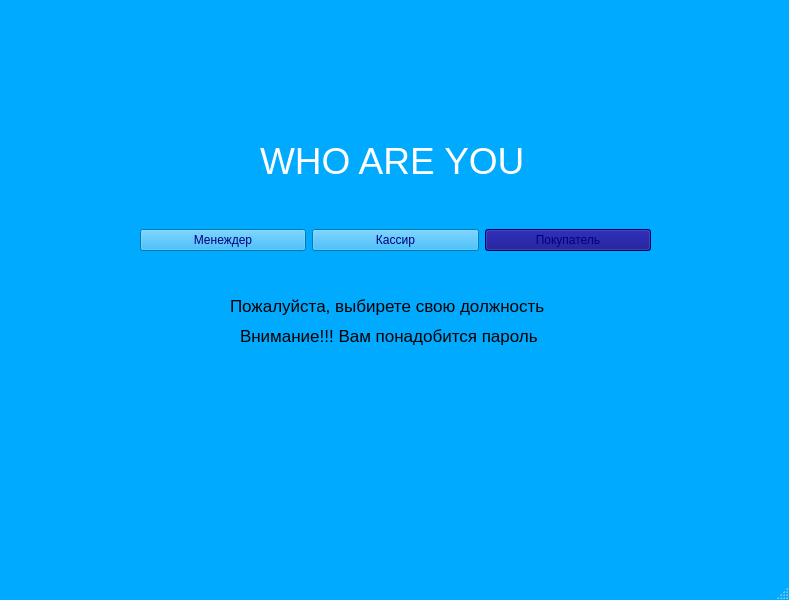
<?xml version="1.0" encoding="UTF-8"?>
<ui version="4.0">
 <class>MainWindow</class>
 <widget class="QMainWindow" name="MainWindow">
  <property name="geometry">
   <rect>
    <x>0</x>
    <y>0</y>
    <width>789</width>
    <height>600</height>
   </rect>
  </property>
  <property name="palette">
   <palette>
    <active>
     <colorrole role="WindowText">
      <brush brushstyle="SolidPattern">
       <color alpha="255">
        <red>0</red>
        <green>0</green>
        <blue>0</blue>
       </color>
      </brush>
     </colorrole>
     <colorrole role="Button">
      <brush brushstyle="SolidPattern">
       <color alpha="255">
        <red>0</red>
        <green>170</green>
        <blue>255</blue>
       </color>
      </brush>
     </colorrole>
     <colorrole role="Light">
      <brush brushstyle="SolidPattern">
       <color alpha="255">
        <red>127</red>
        <green>213</green>
        <blue>255</blue>
       </color>
      </brush>
     </colorrole>
     <colorrole role="Midlight">
      <brush brushstyle="SolidPattern">
       <color alpha="255">
        <red>63</red>
        <green>191</green>
        <blue>255</blue>
       </color>
      </brush>
     </colorrole>
     <colorrole role="Dark">
      <brush brushstyle="SolidPattern">
       <color alpha="255">
        <red>0</red>
        <green>85</green>
        <blue>127</blue>
       </color>
      </brush>
     </colorrole>
     <colorrole role="Mid">
      <brush brushstyle="SolidPattern">
       <color alpha="255">
        <red>0</red>
        <green>113</green>
        <blue>170</blue>
       </color>
      </brush>
     </colorrole>
     <colorrole role="Text">
      <brush brushstyle="SolidPattern">
       <color alpha="255">
        <red>0</red>
        <green>0</green>
        <blue>0</blue>
       </color>
      </brush>
     </colorrole>
     <colorrole role="BrightText">
      <brush brushstyle="SolidPattern">
       <color alpha="255">
        <red>255</red>
        <green>255</green>
        <blue>255</blue>
       </color>
      </brush>
     </colorrole>
     <colorrole role="ButtonText">
      <brush brushstyle="SolidPattern">
       <color alpha="255">
        <red>0</red>
        <green>0</green>
        <blue>0</blue>
       </color>
      </brush>
     </colorrole>
     <colorrole role="Base">
      <brush brushstyle="SolidPattern">
       <color alpha="255">
        <red>255</red>
        <green>255</green>
        <blue>255</blue>
       </color>
      </brush>
     </colorrole>
     <colorrole role="Window">
      <brush brushstyle="SolidPattern">
       <color alpha="255">
        <red>0</red>
        <green>170</green>
        <blue>255</blue>
       </color>
      </brush>
     </colorrole>
     <colorrole role="Shadow">
      <brush brushstyle="SolidPattern">
       <color alpha="255">
        <red>0</red>
        <green>0</green>
        <blue>0</blue>
       </color>
      </brush>
     </colorrole>
     <colorrole role="AlternateBase">
      <brush brushstyle="SolidPattern">
       <color alpha="255">
        <red>127</red>
        <green>212</green>
        <blue>255</blue>
       </color>
      </brush>
     </colorrole>
     <colorrole role="ToolTipBase">
      <brush brushstyle="SolidPattern">
       <color alpha="255">
        <red>255</red>
        <green>255</green>
        <blue>220</blue>
       </color>
      </brush>
     </colorrole>
     <colorrole role="ToolTipText">
      <brush brushstyle="SolidPattern">
       <color alpha="255">
        <red>0</red>
        <green>0</green>
        <blue>0</blue>
       </color>
      </brush>
     </colorrole>
    </active>
    <inactive>
     <colorrole role="WindowText">
      <brush brushstyle="SolidPattern">
       <color alpha="255">
        <red>0</red>
        <green>0</green>
        <blue>0</blue>
       </color>
      </brush>
     </colorrole>
     <colorrole role="Button">
      <brush brushstyle="SolidPattern">
       <color alpha="255">
        <red>0</red>
        <green>170</green>
        <blue>255</blue>
       </color>
      </brush>
     </colorrole>
     <colorrole role="Light">
      <brush brushstyle="SolidPattern">
       <color alpha="255">
        <red>127</red>
        <green>213</green>
        <blue>255</blue>
       </color>
      </brush>
     </colorrole>
     <colorrole role="Midlight">
      <brush brushstyle="SolidPattern">
       <color alpha="255">
        <red>63</red>
        <green>191</green>
        <blue>255</blue>
       </color>
      </brush>
     </colorrole>
     <colorrole role="Dark">
      <brush brushstyle="SolidPattern">
       <color alpha="255">
        <red>0</red>
        <green>85</green>
        <blue>127</blue>
       </color>
      </brush>
     </colorrole>
     <colorrole role="Mid">
      <brush brushstyle="SolidPattern">
       <color alpha="255">
        <red>0</red>
        <green>113</green>
        <blue>170</blue>
       </color>
      </brush>
     </colorrole>
     <colorrole role="Text">
      <brush brushstyle="SolidPattern">
       <color alpha="255">
        <red>0</red>
        <green>0</green>
        <blue>0</blue>
       </color>
      </brush>
     </colorrole>
     <colorrole role="BrightText">
      <brush brushstyle="SolidPattern">
       <color alpha="255">
        <red>255</red>
        <green>255</green>
        <blue>255</blue>
       </color>
      </brush>
     </colorrole>
     <colorrole role="ButtonText">
      <brush brushstyle="SolidPattern">
       <color alpha="255">
        <red>0</red>
        <green>0</green>
        <blue>0</blue>
       </color>
      </brush>
     </colorrole>
     <colorrole role="Base">
      <brush brushstyle="SolidPattern">
       <color alpha="255">
        <red>255</red>
        <green>255</green>
        <blue>255</blue>
       </color>
      </brush>
     </colorrole>
     <colorrole role="Window">
      <brush brushstyle="SolidPattern">
       <color alpha="255">
        <red>0</red>
        <green>170</green>
        <blue>255</blue>
       </color>
      </brush>
     </colorrole>
     <colorrole role="Shadow">
      <brush brushstyle="SolidPattern">
       <color alpha="255">
        <red>0</red>
        <green>0</green>
        <blue>0</blue>
       </color>
      </brush>
     </colorrole>
     <colorrole role="AlternateBase">
      <brush brushstyle="SolidPattern">
       <color alpha="255">
        <red>127</red>
        <green>212</green>
        <blue>255</blue>
       </color>
      </brush>
     </colorrole>
     <colorrole role="ToolTipBase">
      <brush brushstyle="SolidPattern">
       <color alpha="255">
        <red>255</red>
        <green>255</green>
        <blue>220</blue>
       </color>
      </brush>
     </colorrole>
     <colorrole role="ToolTipText">
      <brush brushstyle="SolidPattern">
       <color alpha="255">
        <red>0</red>
        <green>0</green>
        <blue>0</blue>
       </color>
      </brush>
     </colorrole>
    </inactive>
    <disabled>
     <colorrole role="WindowText">
      <brush brushstyle="SolidPattern">
       <color alpha="255">
        <red>0</red>
        <green>85</green>
        <blue>127</blue>
       </color>
      </brush>
     </colorrole>
     <colorrole role="Button">
      <brush brushstyle="SolidPattern">
       <color alpha="255">
        <red>0</red>
        <green>170</green>
        <blue>255</blue>
       </color>
      </brush>
     </colorrole>
     <colorrole role="Light">
      <brush brushstyle="SolidPattern">
       <color alpha="255">
        <red>127</red>
        <green>213</green>
        <blue>255</blue>
       </color>
      </brush>
     </colorrole>
     <colorrole role="Midlight">
      <brush brushstyle="SolidPattern">
       <color alpha="255">
        <red>63</red>
        <green>191</green>
        <blue>255</blue>
       </color>
      </brush>
     </colorrole>
     <colorrole role="Dark">
      <brush brushstyle="SolidPattern">
       <color alpha="255">
        <red>0</red>
        <green>85</green>
        <blue>127</blue>
       </color>
      </brush>
     </colorrole>
     <colorrole role="Mid">
      <brush brushstyle="SolidPattern">
       <color alpha="255">
        <red>0</red>
        <green>113</green>
        <blue>170</blue>
       </color>
      </brush>
     </colorrole>
     <colorrole role="Text">
      <brush brushstyle="SolidPattern">
       <color alpha="255">
        <red>0</red>
        <green>85</green>
        <blue>127</blue>
       </color>
      </brush>
     </colorrole>
     <colorrole role="BrightText">
      <brush brushstyle="SolidPattern">
       <color alpha="255">
        <red>255</red>
        <green>255</green>
        <blue>255</blue>
       </color>
      </brush>
     </colorrole>
     <colorrole role="ButtonText">
      <brush brushstyle="SolidPattern">
       <color alpha="255">
        <red>0</red>
        <green>85</green>
        <blue>127</blue>
       </color>
      </brush>
     </colorrole>
     <colorrole role="Base">
      <brush brushstyle="SolidPattern">
       <color alpha="255">
        <red>0</red>
        <green>170</green>
        <blue>255</blue>
       </color>
      </brush>
     </colorrole>
     <colorrole role="Window">
      <brush brushstyle="SolidPattern">
       <color alpha="255">
        <red>0</red>
        <green>170</green>
        <blue>255</blue>
       </color>
      </brush>
     </colorrole>
     <colorrole role="Shadow">
      <brush brushstyle="SolidPattern">
       <color alpha="255">
        <red>0</red>
        <green>0</green>
        <blue>0</blue>
       </color>
      </brush>
     </colorrole>
     <colorrole role="AlternateBase">
      <brush brushstyle="SolidPattern">
       <color alpha="255">
        <red>0</red>
        <green>170</green>
        <blue>255</blue>
       </color>
      </brush>
     </colorrole>
     <colorrole role="ToolTipBase">
      <brush brushstyle="SolidPattern">
       <color alpha="255">
        <red>255</red>
        <green>255</green>
        <blue>220</blue>
       </color>
      </brush>
     </colorrole>
     <colorrole role="ToolTipText">
      <brush brushstyle="SolidPattern">
       <color alpha="255">
        <red>0</red>
        <green>0</green>
        <blue>0</blue>
       </color>
      </brush>
     </colorrole>
    </disabled>
   </palette>
  </property>
  <property name="windowTitle">
   <string>MainWindow</string>
  </property>
  <widget class="QWidget" name="centralwidget">
   <widget class="QLabel" name="label">
    <property name="geometry">
     <rect>
      <x>260</x>
      <y>140</y>
      <width>311</width>
      <height>41</height>
     </rect>
    </property>
    <property name="palette">
     <palette>
      <active>
       <colorrole role="WindowText">
        <brush brushstyle="SolidPattern">
         <color alpha="255">
          <red>255</red>
          <green>255</green>
          <blue>255</blue>
         </color>
        </brush>
       </colorrole>
      </active>
      <inactive>
       <colorrole role="WindowText">
        <brush brushstyle="SolidPattern">
         <color alpha="255">
          <red>255</red>
          <green>255</green>
          <blue>255</blue>
         </color>
        </brush>
       </colorrole>
      </inactive>
      <disabled>
       <colorrole role="WindowText">
        <brush brushstyle="SolidPattern">
         <color alpha="255">
          <red>0</red>
          <green>49</green>
          <blue>127</blue>
         </color>
        </brush>
       </colorrole>
      </disabled>
     </palette>
    </property>
    <property name="font">
     <font>
      <pointsize>28</pointsize>
     </font>
    </property>
    <property name="text">
     <string>WHO ARE YOU</string>
    </property>
   </widget>
   <widget class="QWidget" name="horizontalLayoutWidget">
    <property name="geometry">
     <rect>
      <x>140</x>
      <y>190</y>
      <width>511</width>
      <height>101</height>
     </rect>
    </property>
    <layout class="QHBoxLayout" name="horizontalLayout">
     <item>
      <widget class="QPushButton" name="pushButton_2">
       <property name="palette">
        <palette>
         <active>
          <colorrole role="ButtonText">
           <brush brushstyle="SolidPattern">
            <color alpha="255">
             <red>0</red>
             <green>0</green>
             <blue>127</blue>
            </color>
           </brush>
          </colorrole>
         </active>
         <inactive>
          <colorrole role="ButtonText">
           <brush brushstyle="SolidPattern">
            <color alpha="255">
             <red>0</red>
             <green>0</green>
             <blue>127</blue>
            </color>
           </brush>
          </colorrole>
         </inactive>
         <disabled>
          <colorrole role="ButtonText">
           <brush brushstyle="SolidPattern">
            <color alpha="255">
             <red>0</red>
             <green>0</green>
             <blue>63</blue>
            </color>
           </brush>
          </colorrole>
         </disabled>
        </palette>
       </property>
       <property name="text">
        <string>Менеждер</string>
       </property>
      </widget>
     </item>
     <item>
      <widget class="QPushButton" name="pushButton_3">
       <property name="palette">
        <palette>
         <active>
          <colorrole role="ButtonText">
           <brush brushstyle="SolidPattern">
            <color alpha="255">
             <red>0</red>
             <green>0</green>
             <blue>127</blue>
            </color>
           </brush>
          </colorrole>
         </active>
         <inactive>
          <colorrole role="ButtonText">
           <brush brushstyle="SolidPattern">
            <color alpha="255">
             <red>0</red>
             <green>0</green>
             <blue>127</blue>
            </color>
           </brush>
          </colorrole>
         </inactive>
         <disabled>
          <colorrole role="ButtonText">
           <brush brushstyle="SolidPattern">
            <color alpha="255">
             <red>0</red>
             <green>0</green>
             <blue>63</blue>
            </color>
           </brush>
          </colorrole>
         </disabled>
        </palette>
       </property>
       <property name="text">
        <string>Кассир</string>
       </property>
      </widget>
     </item>
     <item>
      <widget class="QPushButton" name="pushButton">
       <property name="palette">
        <palette>
         <active>
          <colorrole role="WindowText">
           <brush brushstyle="SolidPattern">
            <color alpha="255">
             <red>255</red>
             <green>255</green>
             <blue>255</blue>
            </color>
           </brush>
          </colorrole>
          <colorrole role="Button">
           <brush brushstyle="SolidPattern">
            <color alpha="255">
             <red>0</red>
             <green>0</green>
             <blue>127</blue>
            </color>
           </brush>
          </colorrole>
          <colorrole role="Light">
           <brush brushstyle="SolidPattern">
            <color alpha="255">
             <red>0</red>
             <green>0</green>
             <blue>191</blue>
            </color>
           </brush>
          </colorrole>
          <colorrole role="Midlight">
           <brush brushstyle="SolidPattern">
            <color alpha="255">
             <red>0</red>
             <green>0</green>
             <blue>159</blue>
            </color>
           </brush>
          </colorrole>
          <colorrole role="Dark">
           <brush brushstyle="SolidPattern">
            <color alpha="255">
             <red>0</red>
             <green>0</green>
             <blue>63</blue>
            </color>
           </brush>
          </colorrole>
          <colorrole role="Mid">
           <brush brushstyle="SolidPattern">
            <color alpha="255">
             <red>0</red>
             <green>0</green>
             <blue>84</blue>
            </color>
           </brush>
          </colorrole>
          <colorrole role="Text">
           <brush brushstyle="SolidPattern">
            <color alpha="255">
             <red>255</red>
             <green>255</green>
             <blue>255</blue>
            </color>
           </brush>
          </colorrole>
          <colorrole role="BrightText">
           <brush brushstyle="SolidPattern">
            <color alpha="255">
             <red>255</red>
             <green>255</green>
             <blue>255</blue>
            </color>
           </brush>
          </colorrole>
          <colorrole role="ButtonText">
           <brush brushstyle="SolidPattern">
            <color alpha="255">
             <red>0</red>
             <green>0</green>
             <blue>127</blue>
            </color>
           </brush>
          </colorrole>
          <colorrole role="Base">
           <brush brushstyle="SolidPattern">
            <color alpha="255">
             <red>0</red>
             <green>0</green>
             <blue>0</blue>
            </color>
           </brush>
          </colorrole>
          <colorrole role="Window">
           <brush brushstyle="SolidPattern">
            <color alpha="255">
             <red>0</red>
             <green>0</green>
             <blue>127</blue>
            </color>
           </brush>
          </colorrole>
          <colorrole role="Shadow">
           <brush brushstyle="SolidPattern">
            <color alpha="255">
             <red>0</red>
             <green>0</green>
             <blue>0</blue>
            </color>
           </brush>
          </colorrole>
          <colorrole role="AlternateBase">
           <brush brushstyle="SolidPattern">
            <color alpha="255">
             <red>0</red>
             <green>0</green>
             <blue>63</blue>
            </color>
           </brush>
          </colorrole>
          <colorrole role="ToolTipBase">
           <brush brushstyle="SolidPattern">
            <color alpha="255">
             <red>255</red>
             <green>255</green>
             <blue>220</blue>
            </color>
           </brush>
          </colorrole>
          <colorrole role="ToolTipText">
           <brush brushstyle="SolidPattern">
            <color alpha="255">
             <red>0</red>
             <green>0</green>
             <blue>0</blue>
            </color>
           </brush>
          </colorrole>
         </active>
         <inactive>
          <colorrole role="WindowText">
           <brush brushstyle="SolidPattern">
            <color alpha="255">
             <red>255</red>
             <green>255</green>
             <blue>255</blue>
            </color>
           </brush>
          </colorrole>
          <colorrole role="Button">
           <brush brushstyle="SolidPattern">
            <color alpha="255">
             <red>0</red>
             <green>0</green>
             <blue>127</blue>
            </color>
           </brush>
          </colorrole>
          <colorrole role="Light">
           <brush brushstyle="SolidPattern">
            <color alpha="255">
             <red>0</red>
             <green>0</green>
             <blue>191</blue>
            </color>
           </brush>
          </colorrole>
          <colorrole role="Midlight">
           <brush brushstyle="SolidPattern">
            <color alpha="255">
             <red>0</red>
             <green>0</green>
             <blue>159</blue>
            </color>
           </brush>
          </colorrole>
          <colorrole role="Dark">
           <brush brushstyle="SolidPattern">
            <color alpha="255">
             <red>0</red>
             <green>0</green>
             <blue>63</blue>
            </color>
           </brush>
          </colorrole>
          <colorrole role="Mid">
           <brush brushstyle="SolidPattern">
            <color alpha="255">
             <red>0</red>
             <green>0</green>
             <blue>84</blue>
            </color>
           </brush>
          </colorrole>
          <colorrole role="Text">
           <brush brushstyle="SolidPattern">
            <color alpha="255">
             <red>255</red>
             <green>255</green>
             <blue>255</blue>
            </color>
           </brush>
          </colorrole>
          <colorrole role="BrightText">
           <brush brushstyle="SolidPattern">
            <color alpha="255">
             <red>255</red>
             <green>255</green>
             <blue>255</blue>
            </color>
           </brush>
          </colorrole>
          <colorrole role="ButtonText">
           <brush brushstyle="SolidPattern">
            <color alpha="255">
             <red>0</red>
             <green>0</green>
             <blue>127</blue>
            </color>
           </brush>
          </colorrole>
          <colorrole role="Base">
           <brush brushstyle="SolidPattern">
            <color alpha="255">
             <red>0</red>
             <green>0</green>
             <blue>0</blue>
            </color>
           </brush>
          </colorrole>
          <colorrole role="Window">
           <brush brushstyle="SolidPattern">
            <color alpha="255">
             <red>0</red>
             <green>0</green>
             <blue>127</blue>
            </color>
           </brush>
          </colorrole>
          <colorrole role="Shadow">
           <brush brushstyle="SolidPattern">
            <color alpha="255">
             <red>0</red>
             <green>0</green>
             <blue>0</blue>
            </color>
           </brush>
          </colorrole>
          <colorrole role="AlternateBase">
           <brush brushstyle="SolidPattern">
            <color alpha="255">
             <red>0</red>
             <green>0</green>
             <blue>63</blue>
            </color>
           </brush>
          </colorrole>
          <colorrole role="ToolTipBase">
           <brush brushstyle="SolidPattern">
            <color alpha="255">
             <red>255</red>
             <green>255</green>
             <blue>220</blue>
            </color>
           </brush>
          </colorrole>
          <colorrole role="ToolTipText">
           <brush brushstyle="SolidPattern">
            <color alpha="255">
             <red>0</red>
             <green>0</green>
             <blue>0</blue>
            </color>
           </brush>
          </colorrole>
         </inactive>
         <disabled>
          <colorrole role="WindowText">
           <brush brushstyle="SolidPattern">
            <color alpha="255">
             <red>0</red>
             <green>0</green>
             <blue>63</blue>
            </color>
           </brush>
          </colorrole>
          <colorrole role="Button">
           <brush brushstyle="SolidPattern">
            <color alpha="255">
             <red>0</red>
             <green>0</green>
             <blue>127</blue>
            </color>
           </brush>
          </colorrole>
          <colorrole role="Light">
           <brush brushstyle="SolidPattern">
            <color alpha="255">
             <red>0</red>
             <green>0</green>
             <blue>191</blue>
            </color>
           </brush>
          </colorrole>
          <colorrole role="Midlight">
           <brush brushstyle="SolidPattern">
            <color alpha="255">
             <red>0</red>
             <green>0</green>
             <blue>159</blue>
            </color>
           </brush>
          </colorrole>
          <colorrole role="Dark">
           <brush brushstyle="SolidPattern">
            <color alpha="255">
             <red>0</red>
             <green>0</green>
             <blue>63</blue>
            </color>
           </brush>
          </colorrole>
          <colorrole role="Mid">
           <brush brushstyle="SolidPattern">
            <color alpha="255">
             <red>0</red>
             <green>0</green>
             <blue>84</blue>
            </color>
           </brush>
          </colorrole>
          <colorrole role="Text">
           <brush brushstyle="SolidPattern">
            <color alpha="255">
             <red>0</red>
             <green>0</green>
             <blue>63</blue>
            </color>
           </brush>
          </colorrole>
          <colorrole role="BrightText">
           <brush brushstyle="SolidPattern">
            <color alpha="255">
             <red>255</red>
             <green>255</green>
             <blue>255</blue>
            </color>
           </brush>
          </colorrole>
          <colorrole role="ButtonText">
           <brush brushstyle="SolidPattern">
            <color alpha="255">
             <red>0</red>
             <green>0</green>
             <blue>63</blue>
            </color>
           </brush>
          </colorrole>
          <colorrole role="Base">
           <brush brushstyle="SolidPattern">
            <color alpha="255">
             <red>0</red>
             <green>0</green>
             <blue>127</blue>
            </color>
           </brush>
          </colorrole>
          <colorrole role="Window">
           <brush brushstyle="SolidPattern">
            <color alpha="255">
             <red>0</red>
             <green>0</green>
             <blue>127</blue>
            </color>
           </brush>
          </colorrole>
          <colorrole role="Shadow">
           <brush brushstyle="SolidPattern">
            <color alpha="255">
             <red>0</red>
             <green>0</green>
             <blue>0</blue>
            </color>
           </brush>
          </colorrole>
          <colorrole role="AlternateBase">
           <brush brushstyle="SolidPattern">
            <color alpha="255">
             <red>0</red>
             <green>0</green>
             <blue>127</blue>
            </color>
           </brush>
          </colorrole>
          <colorrole role="ToolTipBase">
           <brush brushstyle="SolidPattern">
            <color alpha="255">
             <red>255</red>
             <green>255</green>
             <blue>220</blue>
            </color>
           </brush>
          </colorrole>
          <colorrole role="ToolTipText">
           <brush brushstyle="SolidPattern">
            <color alpha="255">
             <red>0</red>
             <green>0</green>
             <blue>0</blue>
            </color>
           </brush>
          </colorrole>
         </disabled>
        </palette>
       </property>
       <property name="text">
        <string>Покупатель</string>
       </property>
      </widget>
     </item>
    </layout>
   </widget>
   <widget class="QLabel" name="label_2">
    <property name="geometry">
     <rect>
      <x>230</x>
      <y>290</y>
      <width>411</width>
      <height>31</height>
     </rect>
    </property>
    <property name="font">
     <font>
      <pointsize>13</pointsize>
     </font>
    </property>
    <property name="text">
     <string>Пожалуйста, выбирете свою должность </string>
    </property>
   </widget>
   <widget class="QLabel" name="label_3">
    <property name="geometry">
     <rect>
      <x>240</x>
      <y>320</y>
      <width>401</width>
      <height>31</height>
     </rect>
    </property>
    <property name="font">
     <font>
      <pointsize>13</pointsize>
     </font>
    </property>
    <property name="text">
     <string>Внимание!!! Вам понадобится пароль</string>
    </property>
   </widget>
  </widget>
  <widget class="QMenuBar" name="menubar">
   <property name="geometry">
    <rect>
     <x>0</x>
     <y>0</y>
     <width>789</width>
     <height>21</height>
    </rect>
   </property>
  </widget>
  <widget class="QStatusBar" name="statusbar"/>
 </widget>
 <resources/>
 <connections/>
</ui>
